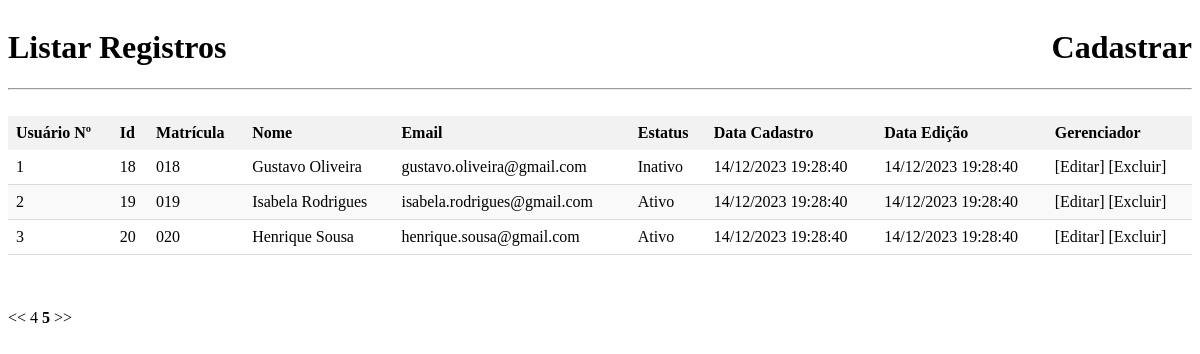
Screenshot of /projetoacademico/listar.php?page=5 with the database file from the repository.
### tables this page shows
CREATE TABLE `usuarios` (
  `id` int(11) NOT NULL,
  `matricula` varchar(3) NOT NULL,
  `nome` varchar(120) NOT NULL,
  `email` varchar(120) NOT NULL,
  `senha` varchar(32) NOT NULL,
  `estatus` varchar(120) NOT NULL,
  `painel` varchar(80) NOT NULL,
  `data_cadastro` timestamp NOT NULL DEFAULT current_timestamp()
);

### projetoacademico/listar.php (the view, shortened to what this page needs)
<?php
    $conexao = conectar();
?>
<!DOCTYPE html>
<html lang="en">
<head>
</head>
<body>
    <div style="width: 100%;">
        <h1
            style="float: left;"
        >Listar Registros</h1>
        <h1
            style="float: right;"
        ><a href="cadastro.php">Cadastrar</a></h1>
    </div>
    <br><br><br><br>
    <hr>
    <br>
    <table>
        <thead>
            <tr>
                <th>Usuário Nº</th>
                <th>Id</th>
                <th>Matrícula</th>
                <th>Nome</th>
                <th>Email</th>
                <th>Estatus</th>
                <th>Data Cadastro</th>
                <th>Data Edição</th>
                <th>Gerenciador</th>
            </tr>
        </thead>
        <tbody>
        <?php
                $pagina_atual = filter_input(INPUT_GET, "page", FILTER_SANITIZE_NUMBER_INT);
                $pagina = (!empty($pagina_atual)) ? $pagina_atual : 1;
                $limite_result = 4;
                $inicio = ($limite_result * $pagina) - $limite_result;
            $query_usuarios = $conexao -> prepare("SELECT id, matricula, nome, email, estatus, data_cadastro FROM usuarios ORDER BY data_cadastro DESC LIMIT $inicio, $limite_result");
            $query_usuarios -> execute();
            if ($query_usuarios -> rowCount() != 0) {
                $x = 1;
                while ($rowUsuarios = $query_usuarios -> fetch(PDO::FETCH_ASSOC)) {
                    extract($rowUsuarios);
                    echo "<tr>";
                    echo "<td>" . $x . "</td>";
                    echo "<td>" . $rowUsuarios['id'] . "</td>";
                    echo "<td>" . $rowUsuarios['matricula'] . "</td>";
                    echo "<td>" . $rowUsuarios['nome'] . "</td>";
                    echo "<td>" . $rowUsuarios['email'] . "</td>";
                    echo "<td>" . $rowUsuarios['estatus'] . "</td>";
                    echo "<td>" . date("d/m/Y H:i:s", strtotime($data_cadastro)) . "</td>";
                    echo "<td>" . date("d/m/Y H:i:s", strtotime($data_cadastro)) . "</td>";
                    echo "<td><a href='editar.php?id=$id'>[Editar]</a> <a href='confirmarExcluir.php?id=$id'>[Excluir]</a> </td>";
                    $x = $x + 1;
                }
            } else {
                echo "<p style='color: red;'>Erro: Usuário não encontrado </p>";
            }
        ?>
        </tbody>
    </table>
    <?php
            echo "<br><br><br>";
            $query_qtd_registros = $conexao -> prepare("SELECT COUNT(id) AS num_result FROM usuarios");
            $query_qtd_registros -> execute();
            $row_qtd_registros = $query_qtd_registros -> fetch(PDO::FETCH_ASSOC);
            $qtd_pagina = ceil($row_qtd_registros['num_result'] / $limite_result);
            $maximo_link = 1;
            echo "<a href='listar.php?page=1'> << </a>";
            for ($pagina_anterior = max(1, $pagina - $maximo_link); $pagina_anterior < $pagina; $pagina_anterior++) {
                echo "<a href='listar.php?page=$pagina_anterior'> $pagina_anterior </a>";
            }
            echo "<strong>$pagina</strong>";
            echo "<a href='listar.php?page=$qtd_pagina'> >> </a>";
    ?>
</body>
</html>

### projetoacademico/listar.php (style rules this page uses)
a { text-decoration: none; color: black; }
table { width: 100%; border-collapse: collapse; border-spacing: 0; }
th { background-color: #f2f2f2; font-weight: bold; padding: 8px; text-align: left; }
td { border-bottom: 1px solid #ddd; padding: 8px; }
tr:nth-child(even) { background-color: #f9f9f9; }

### rows the page displays
usuarios: id "18", matricula "018", nome "Gustavo Oliveira", email "gustavo.oliveira@gmail.com", estatus "Inativo", data_cadastro "14/12/2023 19:28:40"
usuarios: id "19", matricula "019", nome "Isabela Rodrigues", email "isabela.rodrigues@gmail.com", estatus "Ativo", data_cadastro "14/12/2023 19:28:40"
usuarios: id "20", matricula "020", nome "Henrique Sousa", email "henrique.sousa@gmail.com", estatus "Ativo", data_cadastro "14/12/2023 19:28:40"

### other values shown
$pagina "5"
